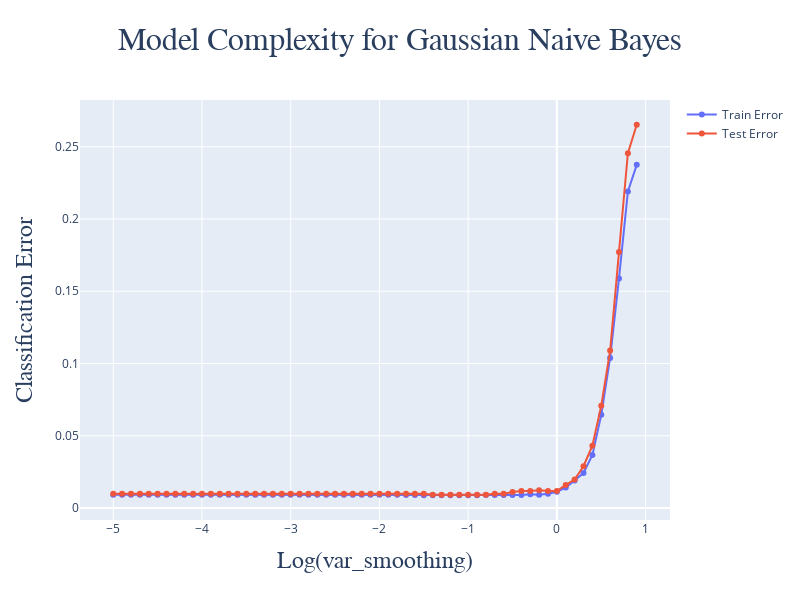

Notebook code cell kept with this figure:
### Markdown cell above
# Model Compexity

### Code cell
var_smoothing_range = np.arange(-5, 1, 0.1)

train_errors = []
test_errors = []

for i in var_smoothing_range:
    nb = GaussianNB(var_smoothing = 10**i)
    nb.fit(x_train, y_train)
    train_errors.append(1 - nb.score(x_train, y_train))
    test_errors.append(1 - nb.score(x_test, y_test))


fig = go.Figure()

fig.add_trace(
    go.Scatter(
    x = var_smoothing_range, y = train_errors,
    mode = 'lines+markers',
    name = 'Train Error'
    )
)

fig.add_trace(
    go.Scatter(
    x = var_smoothing_range, y = test_errors,
    mode = 'lines+markers',
    name = 'Test Error'
    )
)

fig.update_layout(
    title = {
        'text': 'Model Complexity for Gaussian Naive Bayes',
        'font': {
            'size': 32, 'family': 'Gulliver'
        },
        'x': 0.5
    }, 
    width = 800, height = 600,
    xaxis_title = {
        'text': 'Log(var_smoothing)',
        'font': {
            'size': 24, 'family': 'Gulliver'
        },
    },
    yaxis_title = {
        'text': 'Classification Error',
        'font': {
            'size': 24, 'family': 'Gulliver'
        },
    }
)
fig.show()

### Figure 1 — Plotly figure (JSON) as saved in the notebook; plotly's stock layout.template omitted (floating-point values rounded to 4 significant figures)
{"data": [{"mode": "lines+markers", "name": "Train Error", "type": "scatter", "x": [-5, -4.9, -4.8, -4.7, -4.6, -4.5, -4.4, -4.3, -4.2, -4.1, -4.0, -3.9, -3.8, -3.7, -3.6, -3.5, -3.4, -3.3, -3.2, -3.1, -3.0, -2.9, -2.8, -2.7, -2.6, -2.5, -2.4, -2.3, -2.2, -2.1, -2.0, -1.9, -1.8, -1.7, -1.6, -1.5, -1.4, -1.3, -1.2, -1.1, -1.0, -0.9, -0.8, -0.7, -0.6, -0.5, -0.4, -0.3, -0.2, -0.1, -1.776e-14, 0.1, 0.2, 0.3, 0.4, 0.5, 0.6, 0.7, 0.8, 0.9], "y": [0.009236, 0.009236, 0.009236, 0.009236, 0.009236, 0.009236, 0.009236, 0.009236, 0.009236, 0.009236, 0.009236, 0.009236, 0.009236, 0.009236, 0.009236, 0.009236, 0.009236, 0.009236, 0.009236, 0.009236, 0.009236, 0.009236, 0.009236, 0.009236, 0.009236, 0.009236, 0.009236, 0.009236, 0.009236, 0.009236, 0.009236, 0.009236, 0.009236, 0.009031, 0.009031, 0.008826, 0.008826, 0.008826, 0.008826, 0.008826, 0.008826, 0.008826, 0.009031, 0.009031, 0.009031, 0.009031, 0.009031, 0.009442, 0.009236, 0.009852, 0.01129, 0.01416, 0.01909, 0.02422, 0.03674, 0.06445, 0.1039, 0.1589, 0.219, 0.2375]}, {"mode": "lines+markers", "name": "Test Error", "type": "scatter", "x": [-5, -4.9, -4.8, -4.7, -4.6, -4.5, -4.4, -4.3, -4.2, -4.1, -4.0, -3.9, -3.8, -3.7, -3.6, -3.5, -3.4, -3.3, -3.2, -3.1, -3.0, -2.9, -2.8, -2.7, -2.6, -2.5, -2.4, -2.3, -2.2, -2.1, -2.0, -1.9, -1.8, -1.7, -1.6, -1.5, -1.4, -1.3, -1.2, -1.1, -1.0, -0.9, -0.8, -0.7, -0.6, -0.5, -0.4, -0.3, -0.2, -0.1, -1.776e-14, 0.1, 0.2, 0.3, 0.4, 0.5, 0.6, 0.7, 0.8, 0.9], "y": [0.009846, 0.009846, 0.009846, 0.009846, 0.009846, 0.009846, 0.009846, 0.009846, 0.009846, 0.009846, 0.009846, 0.009846, 0.009846, 0.009846, 0.009846, 0.009846, 0.009846, 0.009846, 0.009846, 0.009846, 0.009846, 0.009846, 0.009846, 0.009846, 0.009846, 0.009846, 0.009846, 0.009846, 0.009846, 0.009846, 0.009846, 0.009846, 0.009846, 0.009846, 0.009846, 0.009846, 0.009231, 0.009231, 0.009231, 0.009231, 0.009231, 0.009231, 0.009231, 0.009846, 0.009846, 0.01108, 0.01169, 0.01169, 0.01231, 0.01169, 0.01169, 0.016, 0.01969, 0.02892, 0.04308, 0.07077, 0.1089, 0.1772, 0.2455, 0.2652]}], "layout": {"height": 600, "title": {"font": {"family": "Gulliver", "size": 32}, "text": "Model Complexity for Gaussian Naive Bayes", "x": 0.5}, "width": 800, "xaxis": {"title": {"font": {"family": "Gulliver", "size": 24}, "text": "Log(var_smoothing)"}}, "yaxis": {"title": {"font": {"family": "Gulliver", "size": 24}, "text": "Classification Error"}}}}
